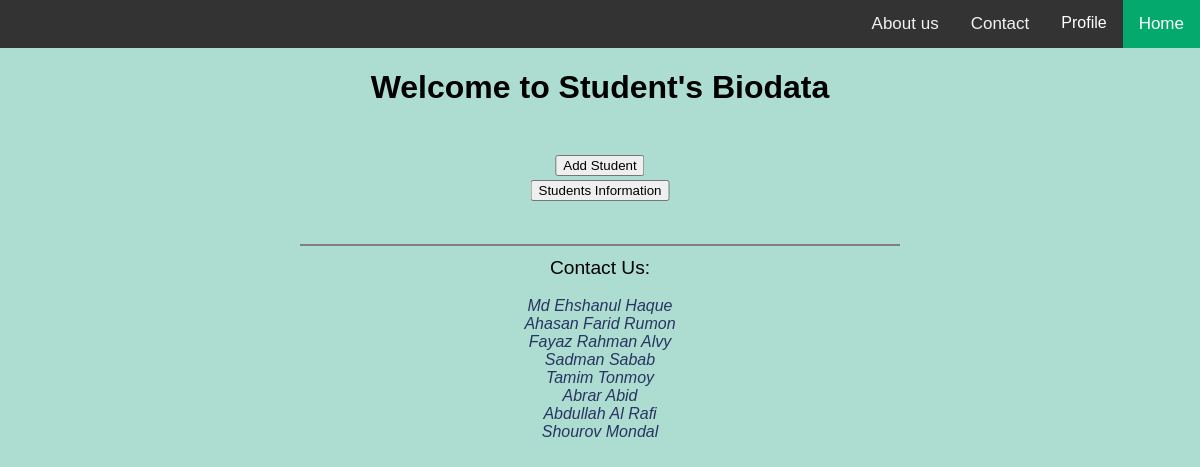
The page / on the database its author committed.
### tables this page shows
CREATE TABLE "people" (
	"ID"	INTEGER,
	"FirstName"	TEXT,
	"LastName"	TEXT,
	"College"	TEXT,
	"Age"	TEXT,
	"Gender"	TEXT,
	"Religion"	TEXT,
	"Contact_Number"	TEXT,
	"FB_URL"	TEXT,
	"Job"	TEXT,
	"Username"	TEXT,
	PRIMARY KEY("ID")
);

### Resources.py (the view)
class Home(Resource):
    TABLE_NAME = 'people'
    def get(self):
        connection = sqlite3.connect("All Information.db")
        cursor = connection.cursor()
        result = list(cursor.execute("SELECT FirstName, LastName, Contact_Number FROM {}".format(self.TABLE_NAME)).
                      fetchall())
        data = {}
        for item in result:
            data[" ".join([item[x] for x in range(2)])] = item[2]
        usernames = Student.find_username()
        return make_response(render_template("home.html", data=data, user=usernames))

### profile.py (called while the page is built)
    @staticmethod
    def find_username():
        connection = sqlite3.connect("All Information.db")
        cursor = connection.cursor()
        users = list(cursor.execute("SELECT FirstName, LastName, Username FROM people ").fetchall())
        usernames = {}
        for user in users:
            usernames[" ".join([user[x] for x in range(2)])] = user[2]
        return usernames

### templates/home.html (shortened to what this page needs)
<!DOCTYPE html>
<html lang="en">
<head>
    <link rel="stylesheet" type="text/css" href="{{ url_for('static',filename='styles/home.css') }}">
</head>
<body bgcolor="ADDDD0">
<div class="navbar">
  <a class="active" href="{{url_for("home")}}"> Home </a>
  <div class="dropdown">
    <button class="dropbtn">Profile
    </button>
  </div>
  <a href="#contact">Contact</a>
  <a href="#about">About us</a>
</div>
<h1 align="center"> Welcome to Student's Biodata </h1>
    <div class="center2">
        <a href="{{ url_for("getinfo")}}">
        <button> Students Information </button>
        </a>
    </div>
    <div class="center1">
            <a href="{{ url_for("receiveinfo") }}">
            <button> Add Student </button>
            </a>
    </div>
<br> <br> <br> <br> <br> <br>
<hr style="width:50%;height:2px;border-width:0;color:gray;background-color:gray">
<footer>
    <big> Contact Us: </big> <br> <br>
    {% for key, value in data.items() %}
    <address>
        <a class="link" href="tel:{{value}}"> {{key}} </a>
    </address>
    {% endfor %}
</footer>
</body>
</html>

### static/styles/home.css (style rules this page uses)
* .center1 { margin: 0; position: absolute; padding-top: 75px; left: 50%; -ms-transform: translate(-50%, -50%); transform: translate(-50%, -50%); }
.center2 { margin: 0; position: absolute; padding-top: 125px; left: 50%; -ms-transform: translate(-50%, -50%); transform: translate(-50%, -50%); }
footer { text-align: center; padding: 3px; background-color: transparent; color: Black; }
body { margin: 0; font-family: Arial, Helvetica, sans-serif; }
.navbar { overflow: hidden; background-color: #333; }
.navbar a { float: right; color: #f2f2f2; text-align: center; padding: 14px 16px; text-decoration: none; font-size: 17px; }
.navbar a.active { background-color: #04AA6D; color: white; }
.dropdown { float: right; overflow: hidden; }
.dropdown .dropbtn { font-size: 16px; border: none; outline: none; color: white; padding: 14px 16px; background-color: inherit; font-family: inherit; margin: 0; }
.link { color: #293462; background-color: transparent; text-decoration: none; }

### rows shown on the page
people: key "Md Ehshanul Haque"
people: key "Ahasan Farid Rumon"
people: key "Fayaz Rahman Alvy"
people: key "Sadman Sabab"
people: key "Tamim Tonmoy"
people: key "Abrar Abid"
people: key "Abdullah Al Rafi"
people: key "Shourov Mondal"
